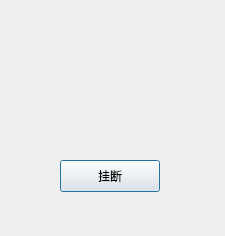
<?xml version="1.0" encoding="UTF-8"?>
<ui version="4.0">
 <class>CallPage</class>
 <widget class="QDialog" name="CallPage">
  <property name="geometry">
   <rect>
    <x>0</x>
    <y>0</y>
    <width>225</width>
    <height>236</height>
   </rect>
  </property>
  <property name="windowTitle">
   <string>通话界面</string>
  </property>
  <widget class="QPushButton" name="cancel">
   <property name="geometry">
    <rect>
     <x>60</x>
     <y>160</y>
     <width>100</width>
     <height>32</height>
    </rect>
   </property>
   <property name="text">
    <string>挂断</string>
   </property>
  </widget>
  <widget class="QLabel" name="label">
   <property name="geometry">
    <rect>
     <x>80</x>
     <y>50</y>
     <width>58</width>
     <height>16</height>
    </rect>
   </property>
   <property name="text">
    <string/>
   </property>
  </widget>
  <widget class="QLabel" name="timerLabel">
   <property name="geometry">
    <rect>
     <x>40</x>
     <y>90</y>
     <width>141</width>
     <height>51</height>
    </rect>
   </property>
   <property name="text">
    <string/>
   </property>
   <property name="alignment">
    <set>Qt::AlignCenter</set>
   </property>
  </widget>
 </widget>
 <resources/>
 <connections/>
</ui>
